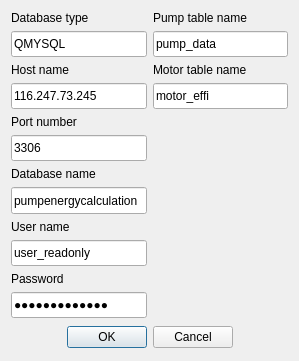
<?xml version="1.0" encoding="UTF-8"?>
<ui version="4.0">
 <class>Dialog_GetDbPara</class>
 <widget class="QDialog" name="Dialog_GetDbPara">
  <property name="windowModality">
   <enum>Qt::ApplicationModal</enum>
  </property>
  <property name="geometry">
   <rect>
    <x>0</x>
    <y>0</y>
    <width>299</width>
    <height>361</height>
   </rect>
  </property>
  <property name="sizePolicy">
   <sizepolicy hsizetype="Expanding" vsizetype="Preferred">
    <horstretch>0</horstretch>
    <verstretch>0</verstretch>
   </sizepolicy>
  </property>
  <property name="windowTitle">
   <string>Dialog</string>
  </property>
  <layout class="QGridLayout" name="gridLayout">
   <item row="0" column="0">
    <widget class="QLabel" name="label">
     <property name="styleSheet">
      <string notr="true">font: 9pt &quot;Arial&quot;;</string>
     </property>
     <property name="text">
      <string>Database type</string>
     </property>
    </widget>
   </item>
   <item row="0" column="1">
    <widget class="QLabel" name="label_7">
     <property name="styleSheet">
      <string notr="true">font: 9pt &quot;Arial&quot;;</string>
     </property>
     <property name="text">
      <string>Pump table name</string>
     </property>
    </widget>
   </item>
   <item row="1" column="0">
    <widget class="QLineEdit" name="lineEdit_1">
     <property name="sizePolicy">
      <sizepolicy hsizetype="Expanding" vsizetype="Expanding">
       <horstretch>0</horstretch>
       <verstretch>0</verstretch>
      </sizepolicy>
     </property>
     <property name="styleSheet">
      <string notr="true">font: 9pt &quot;Arial&quot;;</string>
     </property>
     <property name="text">
      <string>QMYSQL</string>
     </property>
    </widget>
   </item>
   <item row="1" column="1">
    <widget class="QLineEdit" name="lineEdit_7">
     <property name="sizePolicy">
      <sizepolicy hsizetype="Expanding" vsizetype="Expanding">
       <horstretch>0</horstretch>
       <verstretch>0</verstretch>
      </sizepolicy>
     </property>
     <property name="styleSheet">
      <string notr="true">font: 9pt &quot;Arial&quot;;</string>
     </property>
     <property name="text">
      <string>pump_data</string>
     </property>
    </widget>
   </item>
   <item row="2" column="0">
    <widget class="QLabel" name="label_2">
     <property name="styleSheet">
      <string notr="true">font: 9pt &quot;Arial&quot;;</string>
     </property>
     <property name="text">
      <string>Host name</string>
     </property>
    </widget>
   </item>
   <item row="2" column="1">
    <widget class="QLabel" name="label_8">
     <property name="styleSheet">
      <string notr="true">font: 9pt &quot;Arial&quot;;</string>
     </property>
     <property name="text">
      <string>Motor table name</string>
     </property>
    </widget>
   </item>
   <item row="3" column="0">
    <widget class="QLineEdit" name="lineEdit_2">
     <property name="sizePolicy">
      <sizepolicy hsizetype="Expanding" vsizetype="Expanding">
       <horstretch>0</horstretch>
       <verstretch>0</verstretch>
      </sizepolicy>
     </property>
     <property name="styleSheet">
      <string notr="true">font: 9pt &quot;Arial&quot;;</string>
     </property>
     <property name="text">
      <string>116.247.73.245</string>
     </property>
    </widget>
   </item>
   <item row="3" column="1">
    <widget class="QLineEdit" name="lineEdit_8">
     <property name="sizePolicy">
      <sizepolicy hsizetype="Expanding" vsizetype="Expanding">
       <horstretch>0</horstretch>
       <verstretch>0</verstretch>
      </sizepolicy>
     </property>
     <property name="styleSheet">
      <string notr="true">font: 9pt &quot;Arial&quot;;</string>
     </property>
     <property name="text">
      <string>motor_effi</string>
     </property>
    </widget>
   </item>
   <item row="4" column="0">
    <widget class="QLabel" name="label_3">
     <property name="styleSheet">
      <string notr="true">font: 9pt &quot;Arial&quot;;</string>
     </property>
     <property name="text">
      <string>Port number</string>
     </property>
    </widget>
   </item>
   <item row="5" column="0">
    <widget class="QLineEdit" name="lineEdit_3">
     <property name="sizePolicy">
      <sizepolicy hsizetype="Expanding" vsizetype="Expanding">
       <horstretch>0</horstretch>
       <verstretch>0</verstretch>
      </sizepolicy>
     </property>
     <property name="styleSheet">
      <string notr="true">font: 9pt &quot;Arial&quot;;</string>
     </property>
     <property name="text">
      <string>3306</string>
     </property>
    </widget>
   </item>
   <item row="6" column="0">
    <widget class="QLabel" name="label_4">
     <property name="styleSheet">
      <string notr="true">font: 9pt &quot;Arial&quot;;</string>
     </property>
     <property name="text">
      <string>Database name</string>
     </property>
    </widget>
   </item>
   <item row="7" column="0">
    <widget class="QLineEdit" name="lineEdit_4">
     <property name="sizePolicy">
      <sizepolicy hsizetype="Expanding" vsizetype="Expanding">
       <horstretch>0</horstretch>
       <verstretch>0</verstretch>
      </sizepolicy>
     </property>
     <property name="styleSheet">
      <string notr="true">font: 9pt &quot;Arial&quot;;</string>
     </property>
     <property name="text">
      <string>pumpenergycalculation</string>
     </property>
    </widget>
   </item>
   <item row="8" column="0">
    <widget class="QLabel" name="label_5">
     <property name="styleSheet">
      <string notr="true">font: 9pt &quot;Arial&quot;;</string>
     </property>
     <property name="text">
      <string>User name</string>
     </property>
    </widget>
   </item>
   <item row="9" column="0">
    <widget class="QLineEdit" name="lineEdit_5">
     <property name="sizePolicy">
      <sizepolicy hsizetype="Expanding" vsizetype="Expanding">
       <horstretch>0</horstretch>
       <verstretch>0</verstretch>
      </sizepolicy>
     </property>
     <property name="styleSheet">
      <string notr="true">font: 9pt &quot;Arial&quot;;</string>
     </property>
     <property name="text">
      <string>user_readonly</string>
     </property>
    </widget>
   </item>
   <item row="10" column="0">
    <widget class="QLabel" name="label_6">
     <property name="styleSheet">
      <string notr="true">font: 9pt &quot;Arial&quot;;</string>
     </property>
     <property name="text">
      <string>Password</string>
     </property>
    </widget>
   </item>
   <item row="11" column="0">
    <widget class="QLineEdit" name="lineEdit_6">
     <property name="sizePolicy">
      <sizepolicy hsizetype="Expanding" vsizetype="Expanding">
       <horstretch>0</horstretch>
       <verstretch>0</verstretch>
      </sizepolicy>
     </property>
     <property name="styleSheet">
      <string notr="true">font: 9pt &quot;Arial&quot;;</string>
     </property>
     <property name="text">
      <string>user_readonly</string>
     </property>
     <property name="echoMode">
      <enum>QLineEdit::Password</enum>
     </property>
    </widget>
   </item>
   <item row="12" column="0" colspan="2">
    <widget class="QDialogButtonBox" name="buttonBox">
     <property name="sizePolicy">
      <sizepolicy hsizetype="Expanding" vsizetype="Expanding">
       <horstretch>0</horstretch>
       <verstretch>0</verstretch>
      </sizepolicy>
     </property>
     <property name="font">
      <font>
       <family>Arial</family>
      </font>
     </property>
     <property name="orientation">
      <enum>Qt::Horizontal</enum>
     </property>
     <property name="standardButtons">
      <set>QDialogButtonBox::Cancel|QDialogButtonBox::Ok</set>
     </property>
     <property name="centerButtons">
      <bool>true</bool>
     </property>
    </widget>
   </item>
  </layout>
 </widget>
 <resources/>
 <connections>
  <connection>
   <sender>buttonBox</sender>
   <signal>accepted()</signal>
   <receiver>Dialog_GetDbPara</receiver>
   <slot>accept()</slot>
   <hints>
    <hint type="sourcelabel">
     <x>248</x>
     <y>254</y>
    </hint>
    <hint type="destinationlabel">
     <x>157</x>
     <y>274</y>
    </hint>
   </hints>
  </connection>
  <connection>
   <sender>buttonBox</sender>
   <signal>rejected()</signal>
   <receiver>Dialog_GetDbPara</receiver>
   <slot>reject()</slot>
   <hints>
    <hint type="sourcelabel">
     <x>316</x>
     <y>260</y>
    </hint>
    <hint type="destinationlabel">
     <x>286</x>
     <y>274</y>
    </hint>
   </hints>
  </connection>
 </connections>
</ui>
